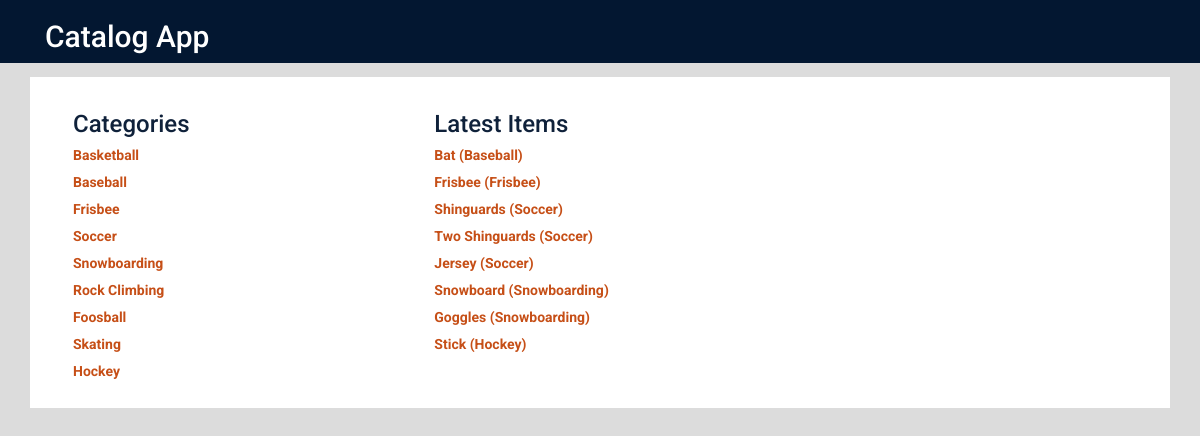
The page / on the database its author committed.
### category_database_setup.py (models this page shows, shortened)
class Category(Base):
    __tablename__ = 'category'
    id = Column(Integer, primary_key=True)
    name = Column(String(250), nullable=False)

class StockItem(Base):
    __tablename__ = 'stock_item'
    name = Column(String(80), nullable=False)
    id = Column(Integer, primary_key=True)
    description = Column(String(250))
    category_name = Column(Integer, ForeignKey('category.name'))
    category = relationship(Category)

### categoryapp_webserver.py (the view)
@app.route('/')
def showLandingPage():
    DBSession = sessionmaker(bind=engine)
    session = DBSession()
    categories = session.query(Category).all()
    stockItem = session.query(StockItem).all()
    return render_template('content_area.html', categories=categories, stockItem=stockItem)

### categoryapp_webserver.py (called while the page is built)
@app.context_processor
def templateLoginStatus():
    access_token = login_session.get('access_token')
    if access_token is None:
        return dict(loginStatus=False)
    else:
        return dict(loginStatus=True)

### templates/content_area.html (shortened to what this page needs)
{% extends "main.html" %}
{% block content_area %}
<div class="container">
	<div class="banner main background_white">
		<div class="col-md-4">
			<h3>Categories</h3>
			{% for category in categories %}
				<a href = "{{url_for('showCategoryItems', category_name = category.name)}}">
					{{category.name}}
				</a>
			{% endfor %}
		</div>
		<div class="col-md-8">
			<h3>Latest Items</h3>
			{% for singleItem in stockItem %}
				<a href = "{{url_for('showStockItem', category_name = singleItem.category.name, stockItem_id = singleItem.id)}}">
					{{singleItem.name}} <span>({{singleItem.category.name}})</span>
				</a>
			{% endfor %}
		</div>
		<div class="clearfix"></div>
	</div>
</div>
{% endblock %}

### templates/main.html (shortened to what this page needs)
<!DOCTYPE html>
<html lang="en">
	<head>
		<link rel="stylesheet" href="//netdna.bootstrapcdn.com/bootstrap/3.1.1/css/bootstrap.min.css">
		<link rel=stylesheet type=text/css href="{{ url_for('static', filename='styles.css') }}">
	</head>
	<body>
		{% include "header.html" %}
		<div class="row">
			{% block content_area %}
			{% endblock %}
		</div>
	</body>
</html>

### templates/header.html (shortened to what this page needs)
<div class="row top-menu">
	<div class="container">
		<div class="col-md-6">
			<h2>Catalog App</h2>
		</div>
		<div class="col-md-6 text-right">
		</div>
	</div>
</div>

### static/styles.css (style rules this page uses)
* { font-family: "Helvetica Neue Bold", Roboto, Helvetica, Arial, sans-serif; font-weight: 700; }
a { font-size: 14px; color: #0093B9; line-height: 17px; }
.top-menu { background-color: #031731; color: #fff; }
body { background-color: #dcdcdc; }
.banner.main { margin: 1em 0 0 0; }
.background_white { background-color: #fff; padding: 1em 2em 2em 2em; }
h3 { color: #0f213a; }
a { display: block; margin: 10px 0 0 0; color: #c64f17; }

### rows shown on the page
Category: name "Basketball"
Category: name "Baseball"
Category: name "Frisbee"
Category: name "Soccer"
Category: name "Snowboarding"
Category: name "Rock Climbing"
Category: name "Foosball"
Category: name "Skating"
Category: name "Hockey"
StockItem: name "Bat", category.name "Baseball"
StockItem: name "Frisbee", category.name "Frisbee"
StockItem: name "Shinguards", category.name "Soccer"
StockItem: name "Two Shinguards", category.name "Soccer"
StockItem: name "Jersey", category.name "Soccer"
StockItem: name "Snowboard", category.name "Snowboarding"
StockItem: name "Goggles", category.name "Snowboarding"
StockItem: name "Stick", category.name "Hockey"
